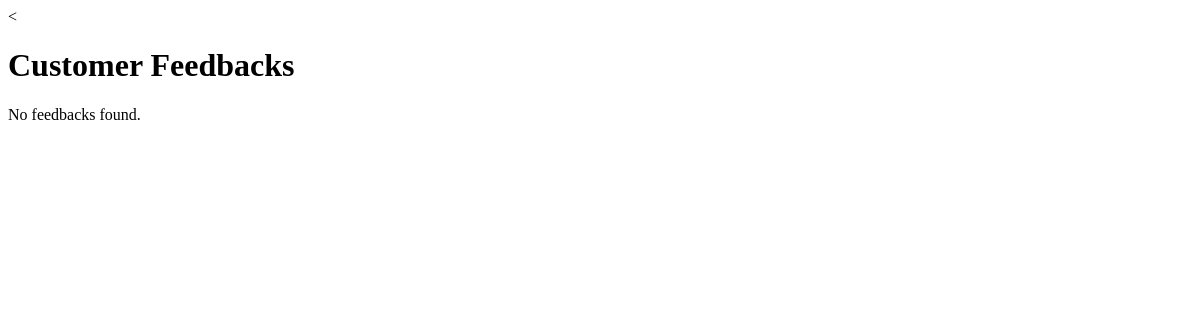
/admin_panel/view_feedbacks.php, run on an earlier commit of the app's database.
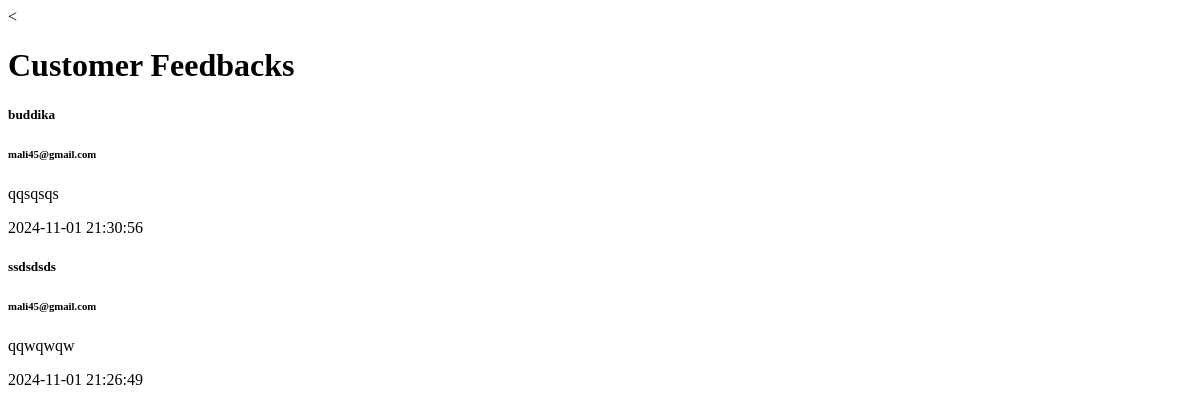
And on a later commit of the database.
### tables this page shows
CREATE TABLE `customer_feedback` (
  `id` int(11) NOT NULL,
  `name` varchar(100) NOT NULL,
  `email` varchar(100) NOT NULL,
  `feedback` text NOT NULL,
  `created_at` timestamp NOT NULL DEFAULT current_timestamp()
);

### admin_panel/view_feedbacks.php (the view, shortened to what this page needs)
<?php
include('../include/connect.php');
$sql = "SELECT * FROM customer_feedback ORDER BY created_at DESC";
$result = mysqli_query($con, $sql);
?>
<!DOCTYPE html>
<html lang="en">
<head>
    < </head>
<body>
    <div class="container ">
        <h1 class="text-center">Customer Feedbacks</h1>
        <div class="row">
            <?php if (mysqli_num_rows($result) > 0): ?>
                <?php while ($row = mysqli_fetch_assoc($result)): ?>
                    <div class="col-md-4 mb-4">
                        <div class="card">
                            <div class="card-header">
                                <h5><?php echo htmlspecialchars($row['name']); ?></h5>
                                <h6 class="text-muted"><?php echo htmlspecialchars($row['email']); ?></h6>
                            </div>
                            <div class="card-body">
                                <p><?php echo htmlspecialchars($row['feedback']); ?></p>
                            </div>
                            <div class="card-footer text-muted">
                                <?php echo date('Y-m-d H:i:s', strtotime($row['created_at'])); ?>
                            </div>
                        </div>
                    </div>
                <?php endwhile; ?>
            <?php else: ?>
                <div class="col-12 text-center">
                    <div class="alert alert-info">No feedbacks found.</div>
                </div>
            <?php endif; ?>
        </div>
    </div>
</body>
</html>

What changed in the data, as far as the page shows it:
added customer_feedback: name "buddika", email "mali45@gmail.com", feedback "qqsqsqs", created_at "2024-11-01 21:30:56"
added customer_feedback: name "ssdsdsds", email "mali45@gmail.com", feedback "qqwqwqw", created_at "2024-11-01 21:26:49"
Also different on the page:
text no longer shown: "No feedbacks found."
